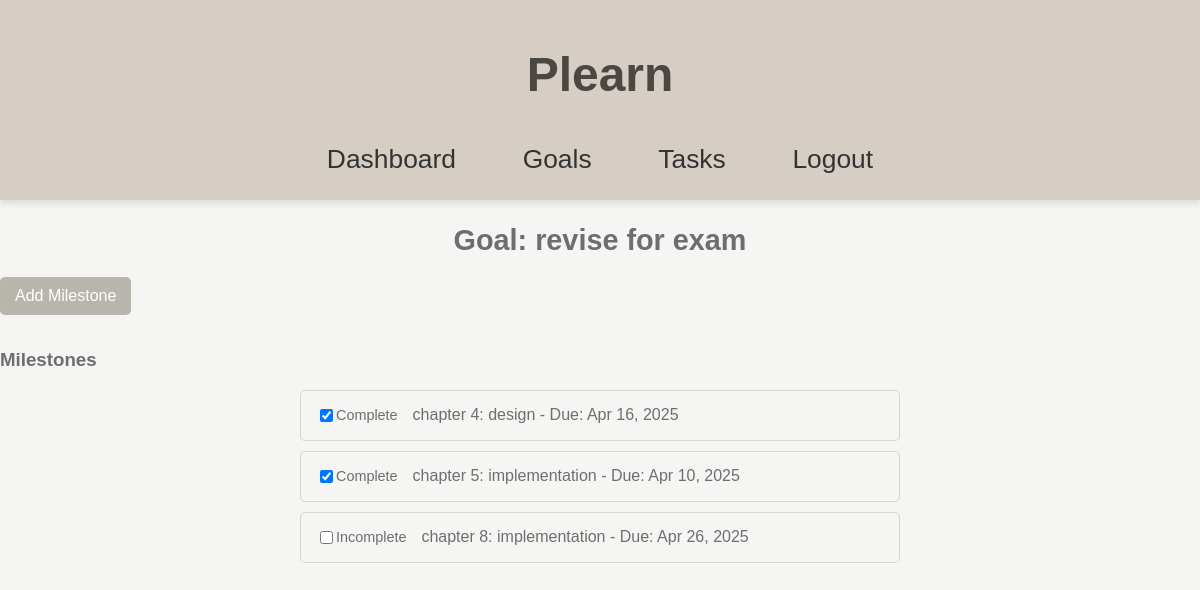
The page /goals/11/ (signed in) on the database its author committed.
### plearnApp/models.py (models this page shows, shortened)
class Goal(models.Model):
    title = models.CharField(max_length=255)
    owner = models.ForeignKey(User, on_delete=models.CASCADE, related_name='goals')
    created_at = models.DateTimeField(auto_now_add=True)

class Milestone(models.Model):
    goal = models.ForeignKey(Goal, on_delete=models.CASCADE, related_name='milestones')
    milestone = models.CharField(max_length=255)
    due_date = models.DateTimeField()
    completed = models.BooleanField(default=False)

### plearnApp/views.py (the view)
# urls.py: path('goals/<int:goal_id>/', views.goal_detail, name='goal_detail'),
@login_required
def goal_detail(request, goal_id):
    goal = get_object_or_404(Goal,id=goal_id, owner=request.user)
    milestones = goal.milestones.all()
    return render(request, 'PlearnApp/goal_detail.html', {'goal': goal, 'milestones': milestones})

### plearnApp/templates/PlearnApp/goal_detail.html (shortened to what this page needs)
{% extends 'base.html' %}
{% load static %}
{% block content %}
    <link rel="stylesheet" href="{% static 'PlearnApp/goal_detail.css' %}">
    <h2 class="goal-header">Goal: {{ goal.title }}</h2>
    <a href="{% url 'add_milestone' goal.id %}" class="btn btn-primary add-milestone-btn">Add Milestone</a>
    <h3>Milestones</h3>
    <ul id="milestone-list">
        {% for milestone in milestones %}
            <li class="milestone-item" data-milestone-id="{{ milestone.id }}">
                <div class="status-toggle">
                    <input type="checkbox" id="status-{{ milestone.id }}"
                           class="milestone-checkbox"
                           {% if milestone.completed %}checked{% endif %}
                           onclick="toggleCompletion({{ milestone.id }})">
                    <label for="status-{{ milestone.id }}" class="status-label">
                        {% if milestone.completed %}
                            Complete
                        {% else %}
                            Incomplete
                        {% endif %}
                    </label>
                </div>
                <div class="milestone-content">
                    <span class="milestone-text">
                        {{ milestone.milestone }} - Due: {{ milestone.due_date|date:"M d, Y" }}
                    </span>
                </div>
            </li>
        {% empty %}
            <p class="no-milestones">No milestones yet.</p>
        {% endfor %}
    </ul>
{% endblock %}

### plearnApp/static/base_styles.css (style rules this page uses)
:root { --greige-light: #EDE8E3; --greige-medium: #D6CDC4; --greige-dark: #A89F97; --accent: #766F67; --text-color: #4B4743; }
body { font-family: Arial, sans-serif; margin: 0; padding: 0; background-color: var(--greige-light); color: var(--text-color); }

### plearnApp/static/PlearnApp/goal_detail.css (style rules this page uses)
body { font-family: Arial, sans-serif; background-color: #f5f5f3; color: #6e6e6e; }
.goal-header { color: #6e6e6e; margin-bottom: 20px; font-size: 1.8rem; text-align: center; }
.add-milestone-btn { background-color: #b8b5ad; border-color: #b8b5ad; color: white; margin-bottom: 15px; padding: 10px 15px; border-radius: 5px; text-decoration: none; display: inline-block; transition: background-color 0.3s ease; }
#milestone-list { list-style-type: none; padding: 0; margin: 0 auto; max-width: 600px; }
.milestone-item { display: flex; align-items: center; padding: 15px; margin-bottom: 10px; border: 1px solid #d6d3cd; border-radius: 5px; background-color: #f5f5f3; transition: background-color 0.3s, transform 0.2s; }
.status-toggle { display: flex; align-items: center; margin-right: 15px; }
.status-label { font-size: 0.9rem; color: #6e6e6e; cursor: pointer; }
.milestone-content { flex-grow: 1; display: flex; align-items: center; }
.milestone-text { font-size: 1rem; color: #6e6e6e; word-wrap: break-word; }

### rows shown on the page
Goal: title "revise for exam"
Milestone: completed "☑", shows "Complete", milestone "chapter 4: design", due_date "Apr 16, 2025"
Milestone: completed "☑", shows "Complete", milestone "chapter 5: implementation", due_date "Apr 10, 2025"
Milestone: shows "Incomplete", milestone "chapter 8: implementation", due_date "Apr 26, 2025"
